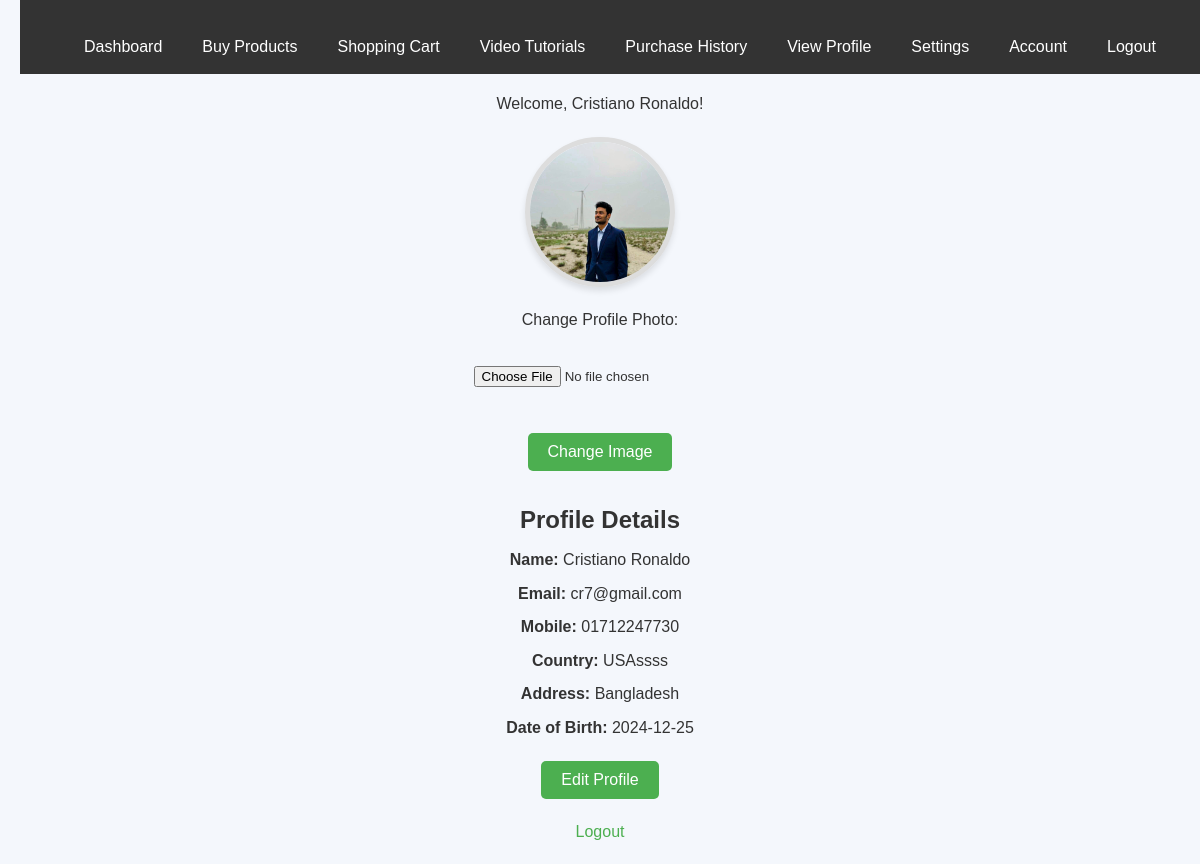
Screenshot of /controller/consumer_view.php (signed in) with the database file from the repository.
### tables this page shows
CREATE TABLE `consumer` (
  `id` int(11) NOT NULL,
  `first_name` varchar(100) NOT NULL,
  `last_name` varchar(100) NOT NULL,
  `email` varchar(150) NOT NULL,
  `mobile` varchar(15) NOT NULL,
  `password` varchar(255) NOT NULL,
  `country` varchar(100) NOT NULL,
  `address` text NOT NULL,
  `dob` date NOT NULL,
  `role` enum('Consumer','Admin') NOT NULL,
  `profile_image` varchar(255) DEFAULT 'default.jpg'
);

### controller/consumer_view.php (called while the page is built, shortened)
<?php
require_once('../model/database.php');
include('../view/navbar.php');
$consumerData = fetchConsumerByEmail($_SESSION['email']);
$first_name = $consumerData['first_name'];
$last_name = $consumerData['last_name'];
$email = $consumerData['email'];
$mobile = $consumerData['mobile'];
$country = $consumerData['country'];
$address = $consumerData['address'];
$dob = $consumerData['dob'];
$profile_image = $consumerData['profile_image'];
include '../view/consumer_profile.php';
?>

### model/database.php (called while the page is built, shortened)
<?php
function getConnection() {
    $conn = mysqli_connect('127.0.0.1', 'root', '', 'agriculture');
    return $conn;
}
function fetchConsumerByEmail($email) {
    $conn = getConnection();
    $sql = "SELECT * FROM Consumer WHERE email = ?";
    $stmt = $conn->prepare($sql);
    $stmt->bind_param("s", $email);
    $stmt->execute();
    $result = $stmt->get_result();
    $consumer = $result->fetch_assoc();
    if ($consumer) {
        return $consumer;
    } else {
        $stmt->close();
        $conn->close();
        return null;
    }
}
?>

### view/consumer_profile.php (the view, shortened to what this page needs)
<!DOCTYPE html>
<html lang="en">
<head>
    <link rel="stylesheet" href="../asset/consumer_view.css">
</head>
<body>
    <h1>Consumer Profile</h1>
    <p>Welcome, <?php echo htmlspecialchars($first_name . " " . $last_name); ?>!</p>
<img src="../asset/images/<?php echo $profile_image ? $profile_image : 'default.jpg'; ?>" alt="Profile Picture" width="150" height="150">
<form action="consumer_view.php" method="POST" enctype="multipart/form-data">
    <label for="profile_image">
        <?php echo $profile_image ? 'Change Profile Photo:' : 'Upload a New Profile Image:'; ?>
    </label><br>
    <input type="file" name="profile_image" accept="image/*" required><br><br>
    <button type="submit"><?php echo $profile_image ? 'Change Image' : 'Upload Image'; ?></button>
</form>
    <h2>Profile Details</h2>
    <p><strong>Name:</strong> <?php echo htmlspecialchars($first_name . " " . $last_name); ?></p>
    <p><strong>Email:</strong> <?php echo htmlspecialchars($email); ?></p>
    <p><strong>Mobile:</strong> <?php echo htmlspecialchars($mobile); ?></p>
    <p><strong>Country:</strong> <?php echo htmlspecialchars($country); ?></p>
    <p><strong>Address:</strong> <?php echo htmlspecialchars($address); ?></p>
    <p><strong>Date of Birth:</strong> <?php echo htmlspecialchars($dob); ?></p>
    <a href="consumer_edit.php"><button>Edit Profile</button></a>
    <a href="logout.php">Logout</a>
</body>
</html>

### asset/navbar.css (style rules this page uses)
body { font-family: Arial, sans-serif; margin: 0; padding: 0; }
body { padding-top: 60px; }

### asset/consumer_view.css (style rules this page uses)
* { margin: 0; padding: 0; box-sizing: border-box; }
body { font-family: Arial, sans-serif; background-color: #f4f7fc; color: #333; line-height: 1.6; padding: 20px; }
h1 { text-align: center; color: #4CAF50; margin-bottom: 20px; }
img { display: block; margin: 20px auto; border-radius: 50%; border: 5px solid #ddd; box-shadow: 0 4px 6px rgba(0, 0, 0, 0.1); }
h2 { margin-top: 30px; color: #333; font-size: 24px; text-align: center; }
p { font-size: 16px; margin: 8px 0; text-align: center; }
button { background-color: #4CAF50; color: white; border: none; padding: 10px 20px; font-size: 16px; cursor: pointer; border-radius: 5px; transition: background-color 0.3s ease; }
form { text-align: center; margin-top: 20px; }
label { display: block; margin-bottom: 8px; font-size: 16px; }
input[type="file"] { margin-bottom: 20px; }
a { display: block; text-align: center; margin-top: 20px; font-size: 16px; color: #4CAF50; text-decoration: none; }

### rows the page displays
consumer: first_name+last_name "Cristiano Ronaldo", profile_image (picture), email "cr7@gmail.com", mobile "01712247730", country "USAssss", address "Bangladesh", dob "2024-12-25"
